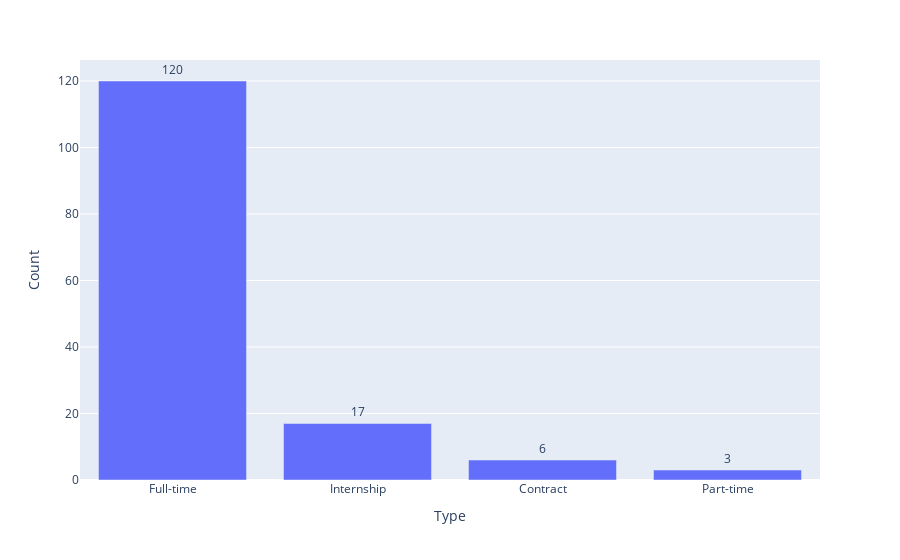

The cell this chart's notebook holds for it:
### Code cell
df_type = df.groupby('Type')['Date'].count().reset_index()
df_type.columns = ['Type', 'Count']
fig = px.bar(df_type.sort_values(by = 'Count', ascending = False).iloc[:10], x='Type', y="Count", barmode="group", text='Count')
fig.update_traces(textposition="outside")
fig.show()

### Figure 1 — Plotly figure (JSON) as saved in the notebook; plotly's stock layout.template omitted (floating-point values rounded to 4 significant figures)
{"data": [{"alignmentgroup": "True", "hovertemplate": "Type=%{x}<br>Count=%{text}<extra></extra>", "legendgroup": "", "marker": {"color": "#636efa", "pattern": {"shape": ""}}, "name": "", "offsetgroup": "", "orientation": "v", "showlegend": false, "text": [120, 17, 6, 3], "textposition": "outside", "type": "bar", "x": ["Full-time", "Internship", "Contract", "Part-time"], "xaxis": "x", "y": [120, 17, 6, 3], "yaxis": "y"}], "layout": {"barmode": "group", "legend": {"tracegroupgap": 0}, "margin": {"t": 60}, "xaxis": {"anchor": "y", "domain": [0, 1], "title": {"text": "Type"}}, "yaxis": {"anchor": "x", "domain": [0, 1], "title": {"text": "Count"}}}}
